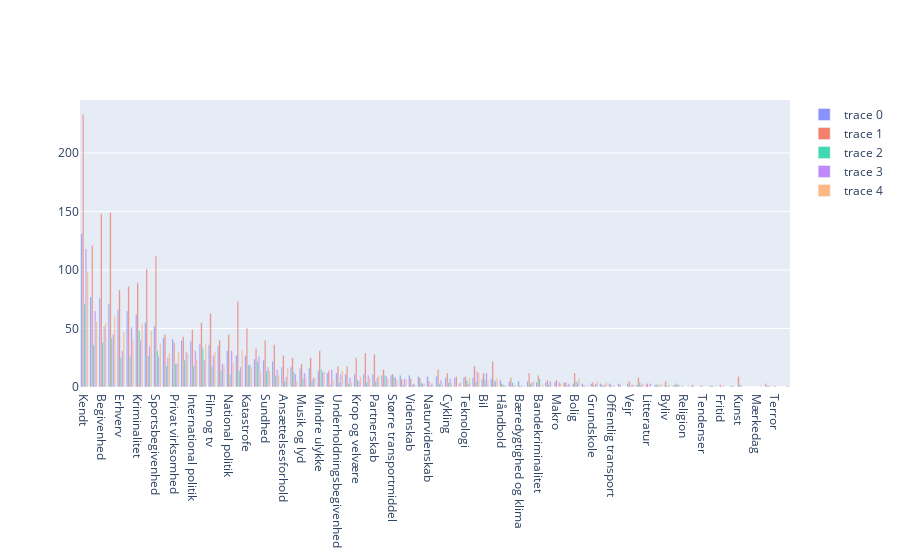

Notebook code cell kept with this figure:
### Markdown cell above
### Topics

### Code cell
## Subset based on those entries
## populate the counts for the traces

postcodes = df['postcode'].unique()
postcodes = postcodes[~np.isnan(postcodes)]

#genders = [d for d in df['gender'].unique() ]

# Get all the unique topics
unique_topics = []
for i in df.index:
    for j in range(0, len(df['topics'][i])):
        tmp = df['topics'][i][j]
        if tmp not in unique_topics:
            unique_topics.append(tmp)

unique_topics = sorted(unique_topics)


fig = go.Figure()
# Iterate through each device 
for d in postcodes:
    # Find the subset of the data with that device
    tmp_df = df[df['postcode'] == d]

    # Create a dict object with 0 counts for all topics
    postcodes_topic_freq = {k:0 for k in unique_topics}
    for i in tmp_df.index:
        for j in range(0, len(df['topics'][i])):
            # Find that index
            tmp_topic = df['topics'][i][j]

            # Enumerate
            postcodes_topic_freq[tmp_topic] += 1
    
    postcodes_topic_freq = dict(sorted(postcodes_topic_freq.items(), key = lambda kv: kv[1], reverse= True))
    #print(device_topic_freq)
        
    fig.add_trace(go.Bar(x= [x for x in postcodes_topic_freq.keys()], y = [y for y in postcodes_topic_freq.values()], textfont_size=20))



# Overlay both histograms
#fig.update_layout(barmode='overlay')
# Reduce opacity to see both histograms
fig.update_traces(opacity=0.75)
fig.show()

### Figure 1 — Plotly figure (JSON) as saved in the notebook; plotly's stock layout.template omitted (floating-point values rounded to 4 significant figures)
{"data": [{"opacity": 0.75, "textfont": {"size": 20}, "type": "bar", "x": ["Kendt", "Underholdning", "Begivenhed", "Sport", "Erhverv", "Politik", "Kriminalitet", "Livsstil", "Sportsbegivenhed", "Samfund", "Privat virksomhed", "Økonomi", "International politik", "Personfarlig kriminalitet", "Film og tv", "Konflikt og krig", "National politik", "Fodbold", "Katastrofe", "Transportmiddel", "Sundhed", "Sygdom og behandling", "Ansættelsesforhold", "Ketcher- og batsport", "Musik og lyd", "Væbnet konflikt", "Mindre ulykke", "Personlig begivenhed", "Underholdningsbegivenhed", "Familieliv", "Krop og velvære", "Kultur", "Partnerskab", "Mikro", "Større transportmiddel", "Uddannelse", "Videnskab", "Mad og drikke", "Naturvidenskab", "Større katastrofe", "Cykling", "Rejse", "Teknologi", "Værdier", "Bil", "Erotik", "Håndbold", "Bedrageri", "Bæredygtighed og klima", "Reality", "Bandekriminalitet", "Dyr", "Makro", "Motorsport", "Bolig", "Forbrugerelektronik", "Grundskole", "Kunstig intelligens og software", "Offentlig transport", "Ungdomsuddannelse", "Vejr", "Køb og salg", "Litteratur", "Offentlig instans", "Byliv", "Mindre transportmiddel", "Religion", "Samfundsvidenskab og humaniora", "Tendenser", "Videregående uddannelse", "Fritid", "Kosmetisk behandling", "Kunst", "Museum og seværdighed", "Mærkedag", "Renovering og indretning", "Terror", "Udlejning"], "y": [131, 77, 76, 71, 66, 65, 62, 55, 52, 42, 41, 40, 39, 37, 36, 35, 31, 27, 27, 24, 23, 22, 17, 17, 16, 16, 14, 12, 12, 11, 11, 11, 11, 10, 10, 10, 10, 9, 9, 9, 8, 8, 8, 8, 7, 7, 6, 5, 5, 5, 4, 4, 4, 4, 3, 3, 3, 3, 3, 3, 3, 2, 2, 2, 1, 1, 1, 1, 1, 1, 0, 0, 0, 0, 0, 0, 0, 0]}, {"opacity": 0.75, "textfont": {"size": 20}, "type": "bar", "x": ["Kendt", "Sport", "Begivenhed", "Underholdning", "Sportsbegivenhed", "Livsstil", "Kriminalitet", "Politik", "Erhverv", "Fodbold", "Film og tv", "Personfarlig kriminalitet", "Katastrofe", "International politik", "National politik", "Samfund", "Økonomi", "Konflikt og krig", "Sundhed", "Privat virksomhed", "Sygdom og behandling", "Transportmiddel", "Mindre ulykke", "Kultur", "Partnerskab", "Ansættelsesforhold", "Ketcher- og batsport", "Krop og velvære", "Væbnet konflikt", "Erotik", "Musik og lyd", "Familieliv", "Underholdningsbegivenhed", "Værdier", "Mikro", "Større katastrofe", "Personlig begivenhed", "Bil", "Bolig", "Cykling", "Reality", "Større transportmiddel", "Bandekriminalitet", "Kunst", "Rejse", "Teknologi", "Bedrageri", "Køb og salg", "Mad og drikke", "Uddannelse", "Videnskab", "Dyr", "Makro", "Byliv", "Naturvidenskab", "Vejr", "Grundskole", "Motorsport", "Håndbold", "Litteratur", "Renovering og indretning", "Fritid", "Kunstig intelligens og software", "Mindre transportmiddel", "Offentlig instans", "Offentlig transport", "Samfundsvidenskab og humaniora", "Ungdomsuddannelse", "Bæredygtighed og klima", "Forbrugerelektronik", "Tendenser", "Terror", "Videregående uddannelse", "Kosmetisk behandling", "Museum og seværdighed", "Mærkedag", "Religion", "Udlejning"], "y": [233, 149, 148, 121, 112, 101, 89, 86, 83, 73, 63, 55, 50, 49, 45, 45, 43, 40, 40, 38, 36, 33, 31, 29, 28, 27, 25, 25, 25, 22, 20, 18, 18, 18, 15, 15, 14, 12, 12, 12, 12, 11, 10, 9, 9, 9, 8, 8, 8, 7, 7, 6, 6, 5, 5, 5, 4, 4, 3, 3, 3, 2, 2, 2, 2, 2, 2, 2, 1, 1, 1, 1, 1, 0, 0, 0, 0, 0]}, {"opacity": 0.75, "textfont": {"size": 20}, "type": "bar", "x": ["Kendt", "Kriminalitet", "Sport", "Begivenhed", "Underholdning", "Personfarlig kriminalitet", "Sportsbegivenhed", "Livsstil", "Politik", "Erhverv", "Økonomi", "Transportmiddel", "Privat virksomhed", "Katastrofe", "Film og tv", "International politik", "Samfund", "Mindre ulykke", "Fodbold", "Konflikt og krig", "Sundhed", "Ketcher- og batsport", "National politik", "Mikro", "Sygdom og behandling", "Større transportmiddel", "Bandekriminalitet", "Musik og lyd", "Bil", "Erotik", "Krop og velvære", "Teknologi", "Væbnet konflikt", "Ansættelsesforhold", "Bolig", "Partnerskab", "Værdier", "Bedrageri", "Cykling", "Kultur", "Køb og salg", "Mad og drikke", "Underholdningsbegivenhed", "Familieliv", "Mindre transportmiddel", "Reality", "Større katastrofe", "Dyr", "Håndbold", "Kunst", "Offentlig instans", "Personlig begivenhed", "Uddannelse", "Videnskab", "Byliv", "Bæredygtighed og klima", "Forbrugerelektronik", "Grundskole", "Kosmetisk behandling", "Kunstig intelligens og software", "Motorsport", "Naturvidenskab", "Renovering og indretning", "Vejr", "Videregående uddannelse", "Fritid", "Litteratur", "Makro", "Museum og seværdighed", "Mærkedag", "Offentlig transport", "Rejse", "Religion", "Samfundsvidenskab og humaniora", "Tendenser", "Terror", "Udlejning", "Ungdomsuddannelse"], "y": [71, 48, 42, 38, 36, 33, 31, 27, 26, 25, 23, 22, 20, 19, 18, 18, 18, 15, 14, 14, 14, 13, 11, 10, 10, 9, 7, 7, 6, 6, 6, 6, 6, 5, 5, 5, 5, 4, 4, 4, 4, 4, 4, 3, 3, 3, 3, 2, 2, 2, 2, 2, 2, 2, 1, 1, 1, 1, 1, 1, 1, 1, 1, 1, 1, 0, 0, 0, 0, 0, 0, 0, 0, 0, 0, 0, 0, 0]}, {"opacity": 0.75, "textfont": {"size": 20}, "type": "bar", "x": ["Kendt", "Underholdning", "Begivenhed", "Politik", "Sport", "Kriminalitet", "Livsstil", "Erhverv", "International politik", "National politik", "Økonomi", "Film og tv", "Sportsbegivenhed", "Transportmiddel", "Samfund", "Personfarlig kriminalitet", "Konflikt og krig", "Privat virksomhed", "Katastrofe", "Fodbold", "Sundhed", "Personlig begivenhed", "Sygdom og behandling", "Mindre ulykke", "Værdier", "Bil", "Musik og lyd", "Ketcher- og batsport", "Underholdningsbegivenhed", "Kultur", "Ansættelsesforhold", "Mikro", "Familieliv", "Partnerskab", "Større transportmiddel", "Væbnet konflikt", "Cykling", "Uddannelse", "Større katastrofe", "Dyr", "Erotik", "Krop og velvære", "Bolig", "Makro", "Reality", "Grundskole", "Litteratur", "Mad og drikke", "Motorsport", "Naturvidenskab", "Rejse", "Teknologi", "Videnskab", "Kunstig intelligens og software", "Køb og salg", "Mindre transportmiddel", "Vejr", "Bedrageri", "Byliv", "Fritid", "Håndbold", "Kosmetisk behandling", "Kunst", "Offentlig instans", "Offentlig transport", "Renovering og indretning", "Udlejning", "Bandekriminalitet", "Bæredygtighed og klima", "Forbrugerelektronik", "Museum og seværdighed", "Mærkedag", "Religion", "Samfundsvidenskab og humaniora", "Tendenser", "Terror", "Ungdomsuddannelse", "Videregående uddannelse"], "y": [118, 65, 52, 51, 45, 40, 35, 31, 31, 31, 30, 27, 26, 26, 25, 23, 20, 20, 19, 17, 17, 15, 15, 13, 13, 12, 12, 11, 11, 10, 9, 9, 8, 8, 8, 8, 7, 7, 6, 5, 5, 5, 4, 4, 4, 3, 3, 3, 3, 3, 3, 3, 3, 2, 2, 2, 2, 1, 1, 1, 1, 1, 1, 1, 1, 1, 1, 0, 0, 0, 0, 0, 0, 0, 0, 0, 0, 0]}, {"opacity": 0.75, "textfont": {"size": 20}, "type": "bar", "x": ["Kendt", "Sport", "Underholdning", "Begivenhed", "Kriminalitet", "Livsstil", "Erhverv", "Politik", "Personfarlig kriminalitet", "Sportsbegivenhed", "Fodbold", "Film og tv", "Privat virksomhed", "Samfund", "Økonomi", "International politik", "National politik", "Konflikt og krig", "Katastrofe", "Ansættelsesforhold", "Sundhed", "Transportmiddel", "Underholdningsbegivenhed", "Mindre ulykke", "Værdier", "Partnerskab", "Sygdom og behandling", "Krop og velvære", "Bolig", "Erotik", "Kultur", "Musik og lyd", "Teknologi", "Væbnet konflikt", "Mikro", "Uddannelse", "Personlig begivenhed", "Større transportmiddel", "Bil", "Grundskole", "Ketcher- og batsport", "Reality", "Cykling", "Familieliv", "Kunstig intelligens og software", "Rejse", "Køb og salg", "Mad og drikke", "Makro", "Offentlig instans", "Bandekriminalitet", "Bedrageri", "Forbrugerelektronik", "Mindre transportmiddel", "Motorsport", "Større katastrofe", "Vejr", "Videnskab", "Byliv", "Bæredygtighed og klima", "Dyr", "Håndbold", "Kosmetisk behandling", "Mærkedag", "Naturvidenskab", "Religion", "Renovering og indretning", "Udlejning", "Videregående uddannelse", "Fritid", "Kunst", "Litteratur", "Museum og seværdighed", "Offentlig transport", "Samfundsvidenskab og humaniora", "Tendenser", "Terror", "Ungdomsuddannelse"], "y": [99, 60, 56, 55, 54, 48, 47, 41, 37, 37, 31, 30, 30, 29, 29, 24, 21, 18, 17, 16, 14, 14, 14, 13, 12, 10, 10, 9, 8, 8, 8, 8, 8, 8, 7, 7, 6, 6, 5, 5, 5, 5, 4, 4, 4, 4, 3, 3, 3, 3, 2, 2, 2, 2, 2, 2, 2, 2, 1, 1, 1, 1, 1, 1, 1, 1, 1, 1, 1, 0, 0, 0, 0, 0, 0, 0, 0, 0]}], "layout": {}}
